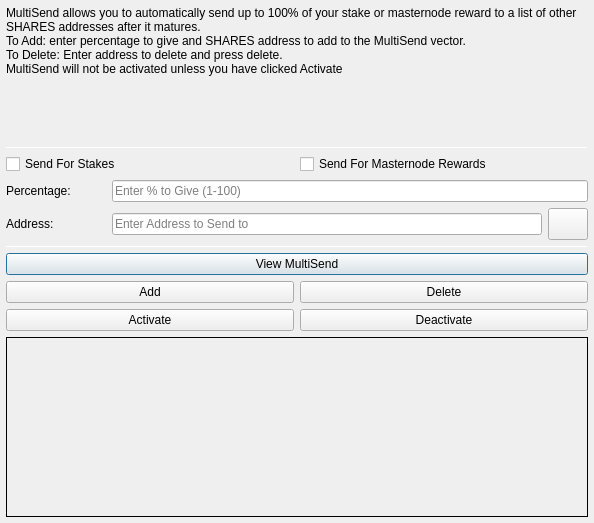
<?xml version="1.0" encoding="UTF-8"?>
<ui version="4.0">
 <class>MultiSendDialog</class>
 <widget class="QDialog" name="MultiSendDialog">
  <property name="windowModality">
   <enum>Qt::NonModal</enum>
  </property>
  <property name="geometry">
   <rect>
    <x>0</x>
    <y>0</y>
    <width>594</width>
    <height>523</height>
   </rect>
  </property>
  <property name="windowTitle">
   <string>MultiSend</string>
  </property>
  <layout class="QVBoxLayout" name="verticalLayout" stretch="0">
   <property name="leftMargin">
    <number>6</number>
   </property>
   <property name="topMargin">
    <number>6</number>
   </property>
   <property name="rightMargin">
    <number>6</number>
   </property>
   <property name="bottomMargin">
    <number>6</number>
   </property>
   <item>
    <layout class="QVBoxLayout" name="verticalLayout_Main" stretch="1,1,1,1,1,1">
     <item>
      <widget class="QLabel" name="label_2">
       <property name="lineWidth">
        <number>1</number>
       </property>
       <property name="text">
        <string>MultiSend allows you to automatically send up to 100% of your stake or masternode reward to a list of other SHARES addresses after it matures.
To Add: enter percentage to give and SHARES address to add to the MultiSend vector.
To Delete: Enter address to delete and press delete.
MultiSend will not be activated unless you have clicked Activate</string>
       </property>
       <property name="alignment">
        <set>Qt::AlignLeading|Qt::AlignLeft|Qt::AlignTop</set>
       </property>
       <property name="wordWrap">
        <bool>true</bool>
       </property>
      </widget>
     </item>
     <item>
      <widget class="Line" name="line">
       <property name="minimumSize">
        <size>
         <width>0</width>
         <height>1</height>
        </size>
       </property>
       <property name="maximumSize">
        <size>
         <width>16777215</width>
         <height>1</height>
        </size>
       </property>
       <property name="orientation">
        <enum>Qt::Horizontal</enum>
       </property>
      </widget>
     </item>
     <item>
      <layout class="QVBoxLayout" name="verticalLayout_Settings">
       <item>
        <layout class="QHBoxLayout" name="horizontalLayout">
         <item>
          <widget class="QCheckBox" name="multiSendStakeCheckBox">
           <property name="text">
            <string>Send For Stakes</string>
           </property>
          </widget>
         </item>
         <item>
          <widget class="QCheckBox" name="multiSendMasternodeCheckBox">
           <property name="text">
            <string>Send For Masternode Rewards</string>
           </property>
          </widget>
         </item>
        </layout>
       </item>
       <item>
        <layout class="QHBoxLayout" name="horizontalLayout_6">
         <item>
          <widget class="QLabel" name="label">
           <property name="minimumSize">
            <size>
             <width>100</width>
             <height>0</height>
            </size>
           </property>
           <property name="toolTip">
            <string>Percentage of stake to send</string>
           </property>
           <property name="text">
            <string>Percentage:</string>
           </property>
          </widget>
         </item>
         <item>
          <widget class="QLineEdit" name="multiSendPercentEdit">
           <property name="toolTip">
            <string>Enter whole numbers 1 - 100</string>
           </property>
           <property name="placeholderText">
            <string>Enter % to Give (1-100)</string>
           </property>
          </widget>
         </item>
        </layout>
       </item>
       <item>
        <layout class="QHBoxLayout" name="horizontalLayout_7">
         <item>
          <widget class="QLabel" name="label_5">
           <property name="minimumSize">
            <size>
             <width>100</width>
             <height>0</height>
            </size>
           </property>
           <property name="toolTip">
            <string>Address to send portion of stake to</string>
           </property>
           <property name="text">
            <string>Address:</string>
           </property>
          </widget>
         </item>
         <item>
          <widget class="QLineEdit" name="multiSendAddressEdit">
           <property name="toolTip">
            <string/>
           </property>
           <property name="placeholderText">
            <string>Enter Address to Send to</string>
           </property>
          </widget>
         </item>
         <item>
          <widget class="QPushButton" name="addressBookButton">
           <property name="maximumSize">
            <size>
             <width>16777215</width>
             <height>32</height>
            </size>
           </property>
           <property name="toolTip">
            <string>Choose an address from the address book</string>
           </property>
           <property name="text">
            <string/>
           </property>
           <property name="icon">
            <iconset resource="../wealthshares.qrc">
             <normaloff>:/icons/address-book</normaloff>:/icons/address-book</iconset>
           </property>
           <property name="shortcut">
            <string>Alt+A</string>
           </property>
           <property name="autoDefault">
            <bool>false</bool>
           </property>
          </widget>
         </item>
        </layout>
       </item>
      </layout>
     </item>
     <item>
      <widget class="Line" name="line_2">
       <property name="minimumSize">
        <size>
         <width>0</width>
         <height>1</height>
        </size>
       </property>
       <property name="maximumSize">
        <size>
         <width>16777215</width>
         <height>1</height>
        </size>
       </property>
       <property name="orientation">
        <enum>Qt::Horizontal</enum>
       </property>
      </widget>
     </item>
     <item>
      <layout class="QVBoxLayout" name="verticalLayout_Buttons">
       <item>
        <layout class="QHBoxLayout" name="horizontalLayout_4">
         <item>
          <widget class="QPushButton" name="viewButton">
           <property name="toolTip">
            <string/>
           </property>
           <property name="statusTip">
            <string>View MultiSend Vector</string>
           </property>
           <property name="text">
            <string>View MultiSend</string>
           </property>
          </widget>
         </item>
        </layout>
       </item>
       <item>
        <layout class="QHBoxLayout" name="horizontalLayout_2">
         <item>
          <widget class="QPushButton" name="addButton">
           <property name="toolTip">
            <string/>
           </property>
           <property name="statusTip">
            <string>Add to MultiSend Vector</string>
           </property>
           <property name="text">
            <string>Add</string>
           </property>
          </widget>
         </item>
         <item>
          <widget class="QPushButton" name="deleteButton">
           <property name="toolTip">
            <string/>
           </property>
           <property name="statusTip">
            <string>Delete Address From MultiSend Vector</string>
           </property>
           <property name="text">
            <string>Delete</string>
           </property>
          </widget>
         </item>
        </layout>
       </item>
       <item>
        <layout class="QHBoxLayout" name="horizontalLayout_5">
         <item>
          <widget class="QPushButton" name="activateButton">
           <property name="statusTip">
            <string>Activate MultiSend</string>
           </property>
           <property name="text">
            <string>Activate</string>
           </property>
          </widget>
         </item>
         <item>
          <widget class="QPushButton" name="disableButton">
           <property name="statusTip">
            <string>Deactivate MultiSend</string>
           </property>
           <property name="text">
            <string>Deactivate</string>
           </property>
          </widget>
         </item>
        </layout>
       </item>
      </layout>
     </item>
     <item>
      <widget class="QLabel" name="message">
       <property name="minimumSize">
        <size>
         <width>0</width>
         <height>180</height>
        </size>
       </property>
       <property name="frameShape">
        <enum>QFrame::Panel</enum>
       </property>
       <property name="frameShadow">
        <enum>QFrame::Plain</enum>
       </property>
       <property name="lineWidth">
        <number>1</number>
       </property>
       <property name="midLineWidth">
        <number>1</number>
       </property>
       <property name="text">
        <string/>
       </property>
       <property name="alignment">
        <set>Qt::AlignLeading|Qt::AlignLeft|Qt::AlignTop</set>
       </property>
       <property name="wordWrap">
        <bool>true</bool>
       </property>
      </widget>
     </item>
    </layout>
   </item>
  </layout>
 </widget>
 <resources>
  <include location="../wealthshares.qrc"/>
 </resources>
 <connections/>
</ui>
